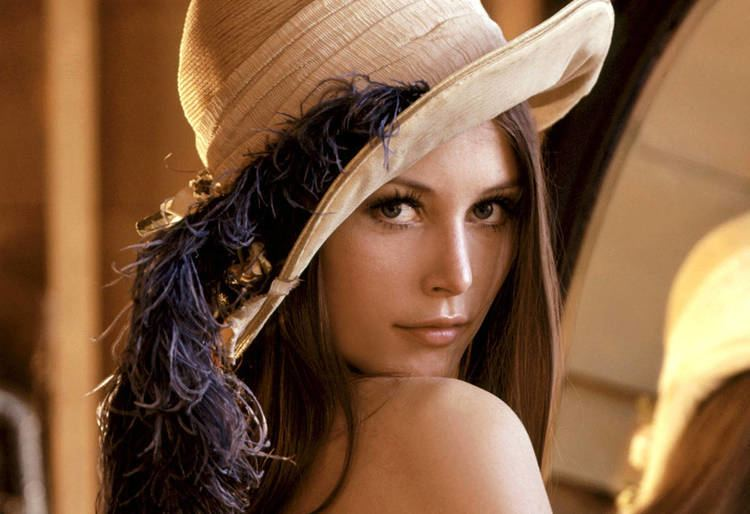
#> input picture ex4/lena.png, 750 x 514 px
$ python ex4_opencv.py
#> lines starting #> are read from the running program, lines starting #| are printed output that depends on the picture
import cv2

# 1. Load the image
image = cv2.imread('lena.png')
#> image is the input picture: shape (514, 750, 3); mean B, G, R 64.2, 93, 129.7

if image is None:
    print("Error: Could not find 'lena.png'.")
    print("Make sure it's in the same folder as your script.")
    exit()

# 2. Show the original image
cv2.imshow("Original Image (OpenCV)", image)

# 3. Define the crop region [startY:endY, startX:endX]
# We use the same pixel values as the PIL example
startY = 131
endY = 381
startX = 131
endX = 381

# 4. Crop the image using array slicing
crop_image = image[startY:endY, startX:endX]
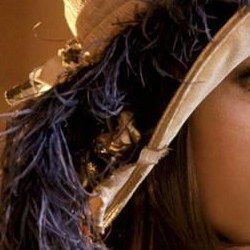
#> crop_image: shape (250, 250, 3); mean B, G, R 36.1, 52.4, 79.8

# 5. Save and show the cropped image
cv2.imwrite('myimage_cropped_opencv.png', crop_image)
cv2.imshow("Cropped Image (OpenCV)", crop_image)

print(f"Original shape: {image.shape}")
#| Original shape: (514, 750, 3)
print(f"Cropped shape: {crop_image.shape}")
#| Cropped shape: (250, 250, 3)

# 6. Wait for a key press to close the windows
cv2.waitKey(0)
cv2.destroyAllWindows()
